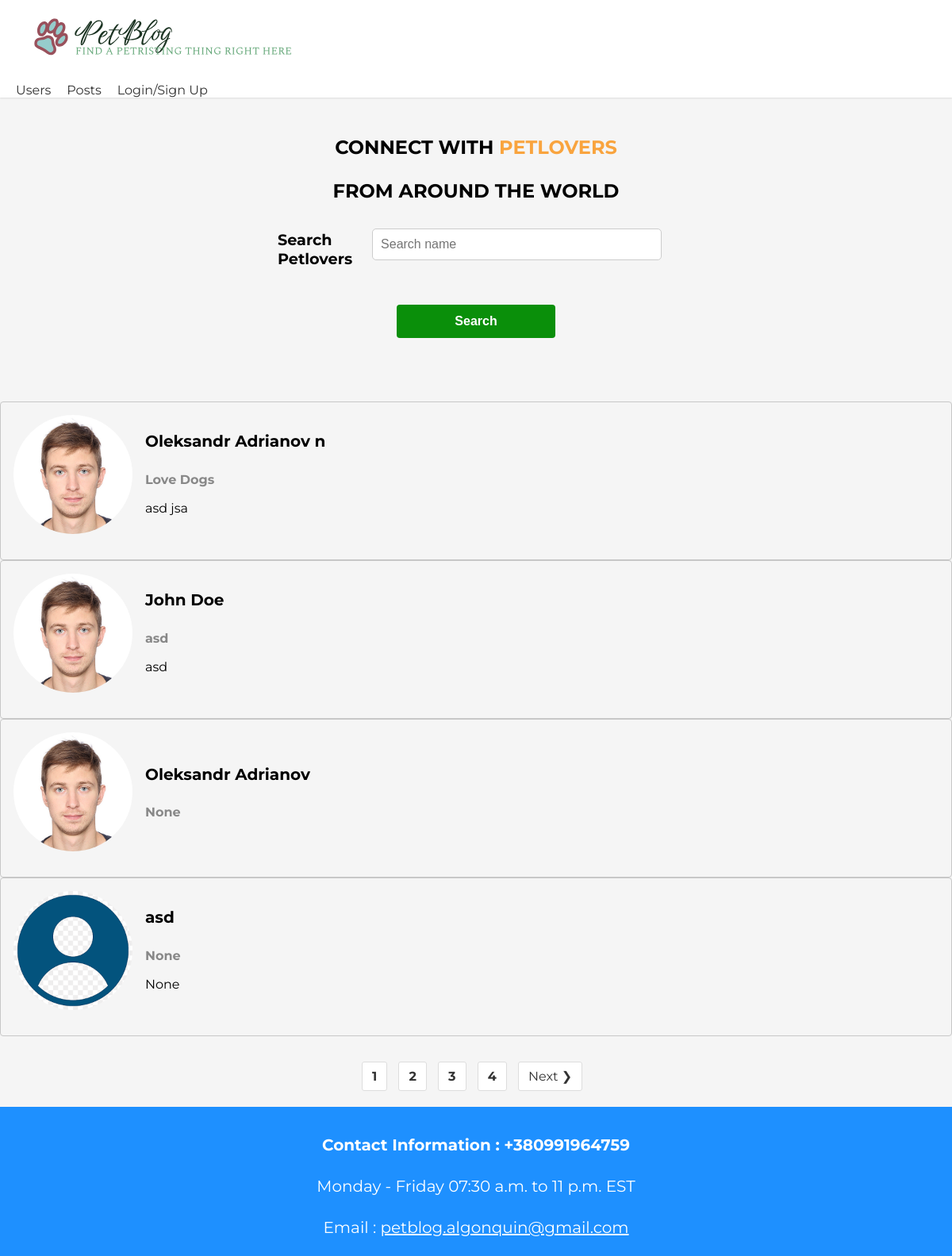
The page / on the database its author committed.
### users/models.py (models this page shows, shortened)
class Profile(models.Model):
    user = models.OneToOneField(User, on_delete=models.CASCADE, null=True, blank=True)
    name = models.CharField(max_length=200, blank=True, null=True)
    email = models.EmailField(max_length=200, blank=True, null=True)
    username = models.CharField(max_length=200, blank=True, null=True)
    location = models.CharField(max_length=200, blank=True, null=True)
    short_intro = models.CharField(max_length=200, blank=True, null=True)
    bio = models.TextField(blank=True, null=True)
    profile_image = models.ImageField(null=True, blank=True, upload_to='profiles/', default='profiles/default.png')
    social_instagram = models.CharField(max_length=200, blank=True, null=True)
    social_facebook = models.CharField(max_length=200, blank=True, null=True)
    social_twitter = models.CharField(max_length=200, blank=True, null=True)
    created = models.DateTimeField(auto_now_add=True)

### users/views.py (the view)
# urls.py: path('', views.profiles, name='profiles'),
def profiles(request):
    profiles, search_query = searchUsers(request)
    crange, profiles = paginationProfiles(request, profiles, 4)
    context = {'profiles': profiles, 'search_query': search_query, 'crange': crange}
    return render(request, 'users/profiles.html', context)

### users/utils_func.py (called while the page is built)
def searchUsers(request):
    search_query = ''
    if request.GET.get('search_query'):
        search_query = request.GET.get('search_query')
    profiles = Profile.objects.distinct().filter(
            Q(name__icontains=search_query) | Q(short_intro__icontains=search_query))
    return profiles, search_query

def paginationProfiles(request, profiles, results):
    page = request.GET.get('page')
    paginator = Paginator(profiles, results)
    try:
        profiles = paginator.page(page)
    except PageNotAnInteger:
        page = 1
        profiles = paginator.page(page)
    except EmptyPage:
        page = paginator.num_pages
        profiles = paginator.page(page)
    leftIndex = (int(page) - 4)
    if leftIndex < 1:
        leftIndex = 1
    rightIndex = (int(page) + 5)
    if rightIndex > paginator.num_pages:
        rightIndex = paginator.num_pages + 1
    custom_range = range(leftIndex, rightIndex)
    return custom_range, profiles

### users/templates/users/profiles.html (shortened to what this page needs)
{% extends 'main.html' %}
{% block content %}
<main class="home-1">
    <section class="hero-section-hero text-center-text">
        <div class="container container--narrow-prof">
            <div class="hero1-section__box-1">
                <h2>CONNECT WITH <span>PETLOVERS</span></h2>
                <h2>FROM AROUND THE WORLD</h2>
            </div>
            <div class="hero1-section__search-1">
                <form id="searchFrom" class="form" action="{% url 'profiles' %}" method="get">
                    <div class="form1__field">
                        <label for="formInput#search"> Search Petlovers </label>
                        <input class="input input--text" id="formInput#search" type="text" name="search_query"
                               value="{{ search_query }}"placeholder="Search name" />
                    </div>
                    <input class="btn" type="submit" value="Search" />
                </form>
            </div>
        </div>
    </section>
    <section class="dev1list">
        <div class="container1">
            <div class="grid1 grid1--three">
                {% for profile in profiles %}
                <div class="column1 card">
                    <div class="dev1">
                        <div class="card1__body">
                            <a href="{% url 'user-profile' profile.id %}" class="dev1__profile">
                                    <img class="avatar1 avatar--md" src="{{ profile.profile_image.url }}" alt="image" />
                                <div class="dev1__meta">
                                    <h3 class="prof_name">{{ profile.name }}</h3>
                                    <h5 class="prof_into">{{ profile.short_intro|slice:"60" }}</h5>
                                    <p class="dev1__info">
                                        {{ profile.bio|slice:"150"}}
                                    </p>
                                </div>
                            </a>
                        </div>
                    </div>
                </div>
            </div>
            {% endfor %}
    </section>
    {% include 'pagination.html' with queryset=profiles custom_range=custom_range %}
</main>
{% endblock %}

### static/styles/login.css (style rules this page uses)
input { width: 200px; }

### static/styles/delete.css (style rules this page uses)
p { font-size: 20px; margin-bottom: 20px; }
button, input[type="submit"] { background-color: #0a8f0a; color: #fff; border: none; padding: 10px 20px; border-radius: 5px; cursor: pointer; transition: background-color 0.3s ease; text-decoration: none; font-size: 16px; margin-top: 20px; }

### static/styles/profile_form.css (style rules this page uses)
form { margin: 0 auto; max-width: 500px; text-align: center; }
label { display: block; margin-bottom: 10px; text-align: left; font-weight: bold; }
input[type="text"], input[type="email"], textarea { width: 100%; padding: 10px; border-radius: 5px; border: 1px solid #ccc; font-size: 16px; margin-bottom: 20px; }
input[type="submit"] { background-color: #0a8f0a;; color: white; padding: 12px 20px; border: none; border-radius: 4px; cursor: pointer; font-size: 16px; }

### static/styles/profiles.css (style rules this page uses)
.hero1-section__box-1 { margin-top: 160px; text-align: center; }
.hero1-section__box-1 h2 { font-size: 24px; font-weight: bold; line-height: 1.3; margin-bottom: 24px; }
.hero1-section__box-1 span { color: #f9a43e; }
.hero1-section__search-1 { margin-top: 32px; }
.form1__field { display: flex; align-items: center; margin-bottom: 16px; }
.form1__field label { font-size: 16px; font-weight: bold; margin-bottom: 20px; }
.input--text { font-size: 16px; padding: 8px; border: 1px solid #c7c7c7; border-radius: 4px; width: 100%; max-width: 400px; }
.btn { background-color: #f9a43e; color: #ffffff; font-size: 16px; font-weight: bold; padding: 12px 24px; border-radius: 4px; cursor: pointer; transition: all 0.3s ease; }
.dev1list { margin-top: 80px; }
.grid1 { display: grid; grid-template-columns: repeat(auto-fit, minmax(280px, 1fr)); gap: 32px; }
.card1__body { display: block; padding: 16px; border: 1px solid #c7c7c7; border-radius: 4px; transition: all 0.3s ease; }
.dev1__profile { display: flex; align-items: center; margin-bottom: 16px; text-decoration: none; color: black; }
.avatar1 { margin-right: 16px; border-radius: 50%; overflow: hidden; object-fit: cover; object-position: center; width: 150px; height: 150px; }
.dev1__meta h3 { font-size: 20px; font-weight: bold; margin-bottom: 4px; }
.dev1__meta h5 { font-size: 16px; color: #888888; margin-bottom: 8px; }
.dev1__info { font-size: 16px; line-height: 1.4; }

### static/styles/projects.css (style rules this page uses)
.form1__field { margin-right: 1rem; }
.form1__field label { display: block; font-size: 1.2rem; margin-bottom: 0.5rem; }

### static/styles/single-project.css (style rules this page uses)
.btn { display: inline-block; padding: 10px 20px; font-size: 20px; border: none; border-radius: 5px }

### static/styles/navbar.css (style rules this page uses)
body { background-color: #f5f5f5; font-family: 'Montserrat', sans-serif; margin: 0; }
.container { max-width: 1200px; margin: 0 auto; padding: 0 20px; }

### rows shown on the page
Profile: profile_image (picture), name "Oleksandr Adrianov n", short_intro "Love Dogs", bio "asd jsa"
Profile: profile_image (picture), name "John Doe", short_intro "asd", bio "asd"
Profile: profile_image (picture), name "Oleksandr Adrianov", short_intro "None"
Profile: profile_image (placeholder picture), name "asd", short_intro "None", bio "None"

### other values the page prints
{{ page }} "1"
{{ page }} "2" "3" "4"
